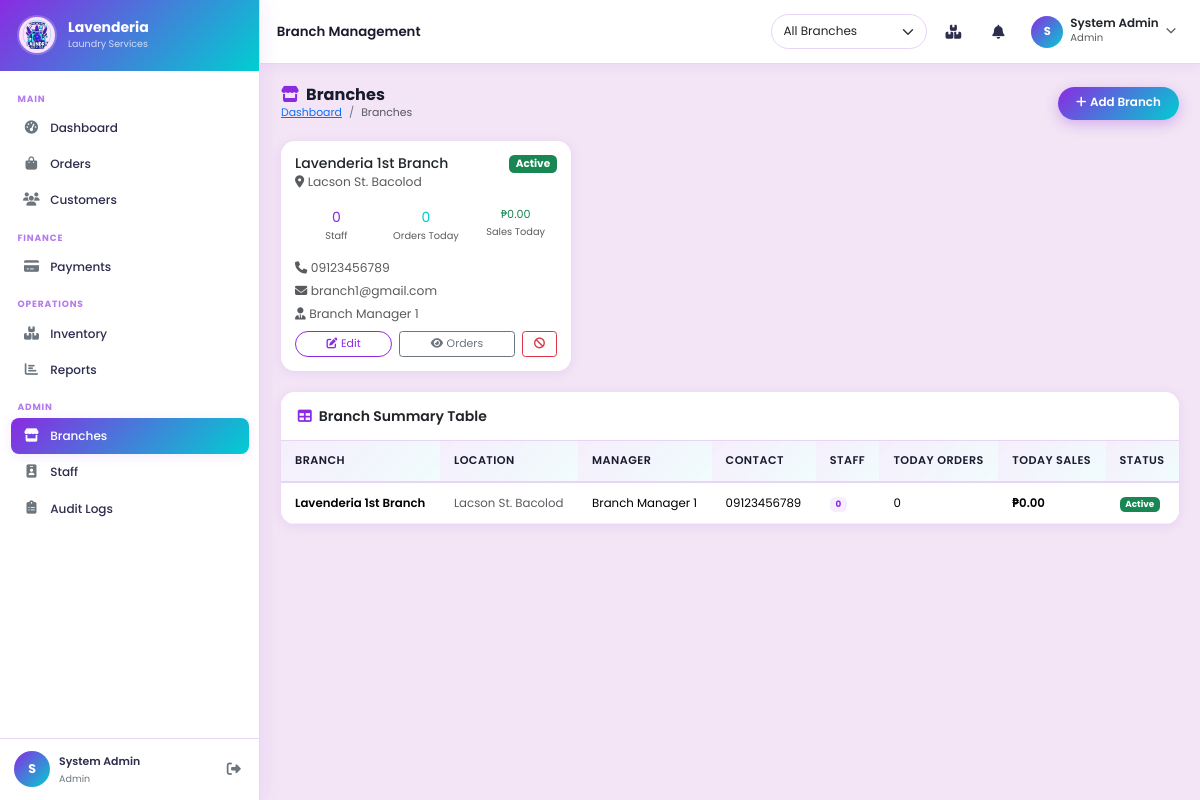
/modules/branches/index.php (signed in), run on the app's committed database.
### tables this page shows
CREATE TABLE `branches` (
  `id` int(11) NOT NULL,
  `name` varchar(120) NOT NULL,
  `location` varchar(255) NOT NULL,
  `contact` varchar(25) DEFAULT NULL,
  `email` varchar(120) DEFAULT NULL,
  `manager_name` varchar(120) DEFAULT NULL,
  `status` enum('active','inactive') DEFAULT 'active',
  `created_at` timestamp NOT NULL DEFAULT current_timestamp(),
  `updated_at` timestamp NOT NULL DEFAULT current_timestamp() ON UPDATE current_timestamp()
);

### config/functions.php (called while the page is built, shortened)
<?php
function e(string $val): string
{
    return htmlspecialchars($val, ENT_QUOTES | ENT_SUBSTITUTE, 'UTF-8');
}
function formatCurrency(float $amount): string
{
    return '₱' . number_format($amount, 2);
}
function getBranches(): array
{
    global $conn;
    if (in_array($_SESSION['role'] ?? '', ['owner', 'admin'], true)) {
        $res = $conn->query("SELECT * FROM branches WHERE status='active' ORDER BY name");
    }
    return $res->fetch_all(MYSQLI_ASSOC);
}

### modules/branches/index.php (the view, shortened to what this page needs)
<?php
require_once '../../config/database.php';
require_once '../../config/functions.php';
require_once '../../includes/head.php';
?>
<div class="app-layout">
<?php require_once '../../includes/sidebar.php'; ?>
<div class="main-content">
<?php require_once '../../includes/navbar.php'; ?>
<div class="page-content">
  <div class="page-header">
    <div>
      <h4><i class="fas fa-store text-purple me-2"></i>Branches</h4>
      <nav><ol class="breadcrumb">
        <li class="breadcrumb-item"><a href="../dashboard/index.php">Dashboard</a></li>
        <li class="breadcrumb-item active">Branches</li>
      </ol></nav>
    </div>
    <button class="btn btn-primary-grad" data-bs-toggle="modal" data-bs-target="#branchModal">
      <i class="fas fa-plus me-1"></i>Add Branch
    </button>
  </div>
  <div class="row g-3 mb-4">
    <?php foreach ($branches as $b): ?>
    <div class="col-md-6 col-xl-4">
      <div class="card h-100 <?= $b['status']==='inactive'?'opacity-60':'' ?>">
        <div class="card-body">
          <div class="d-flex align-items-start justify-content-between mb-3">
            <div>
              <h6 class="fw-700 mb-0"><?= e($b['name']) ?></h6>
              <div class="text-muted small"><i class="fas fa-map-marker-alt me-1"></i><?= e($b['location']) ?></div>
            </div>
            <span class="badge <?= $b['status']==='active'?'bg-success':'bg-secondary' ?>">
              <?= ucfirst($b['status']) ?>
            </span>
          </div>
          <div class="row g-2 mb-3">
            <div class="col-4 text-center">
              <div class="fw-700 text-purple"><?= $b['staff_count'] ?? 0 ?></div>
              <div class="text-muted" style="font-size:.7rem">Staff</div>
            </div>
            <div class="col-4 text-center">
              <div class="fw-700 text-cyan"><?= $b['today_orders'] ?? 0 ?></div>
              <div class="text-muted" style="font-size:.7rem">Orders Today</div>
            </div>
            <div class="col-4 text-center">
              <div class="fw-700 text-success" style="font-size:.8rem"><?= formatCurrency((float)($b['today_sales'] ?? 0)) ?></div>
              <div class="text-muted" style="font-size:.7rem">Sales Today</div>
            </div>
          </div>
          <div class="row g-1 mb-2">
            <?php if ($b['contact']): ?>
            <div class="col-12 small text-muted"><i class="fas fa-phone me-1"></i><?= e($b['contact']) ?></div>
            <?php endif; ?>
            <?php if ($b['email']): ?>
            <div class="col-12 small text-muted"><i class="fas fa-envelope me-1"></i><?= e($b['email']) ?></div>
            <?php endif; ?>
            <?php if ($b['manager_name']): ?>
            <div class="col-12 small text-muted"><i class="fas fa-user-tie me-1"></i><?= e($b['manager_name']) ?></div>
            <?php endif; ?>
          </div>
          <div class="d-flex gap-2 mt-2">
            <button class="btn btn-sm btn-outline-primary flex-fill"
                    onclick='editBranch(<?= json_encode($b) ?>)'
                    data-bs-toggle="modal" data-bs-target="#branchModal">
              <i class="fas fa-edit me-1"></i>Edit
            </button>
            <a href="<?= SITE_URL ?>/modules/orders/index.php?branch_id=<?= $b['id'] ?>"
               class="btn btn-sm btn-outline-secondary flex-fill">
              <i class="fas fa-eye me-1"></i>Orders
            </a>
            <?php if ($b['status'] === 'active'): ?>
            <a href="?delete=<?= $b['id'] ?>" class="btn btn-sm btn-outline-danger"
               onclick="return confirm('Deactivate branch <?= e(addslashes($b['name'])) ?>?')">
              <i class="fas fa-ban"></i>
            </a>
            <?php endif; ?>
          </div>
        </div>
      </div>
    </div>
    <?php endforeach; ?>
  </div>
  <div class="card table-card">
    <div class="card-header"><i class="fas fa-table text-purple me-2"></i>Branch Summary Table</div>
    <div class="table-responsive">
      <table class="table mb-0">
        <thead>
          <tr><th>Branch</th><th>Location</th><th>Manager</th><th>Contact</th><th>Staff</th><th>Today Orders</th><th>Today Sales</th><th>Status</th></tr>
        </thead>
        <tbody>
          <?php foreach ($branches as $b): ?>
          <tr>
            <td class="fw-600"><?= e($b['name']) ?></td>
            <td class="text-muted small"><?= e($b['location']) ?></td>
            <td><?= e($b['manager_name'] ?? '—') ?></td>
            <td><?= e($b['contact'] ?? '—') ?></td>
            <td><span class="badge bg-purple-soft text-purple"><?= $b['staff_count'] ?? 0 ?></span></td>
            <td><?= $b['today_orders'] ?? 0 ?></td>
            <td class="fw-600"><?= formatCurrency((float)($b['today_sales'] ?? 0)) ?></td>
            <td><span class="badge <?= $b['status']==='active'?'bg-success':'bg-secondary' ?>"><?= ucfirst($b['status']) ?></span></td>
          </tr>
          <?php endforeach; ?>
        </tbody>
      </table>
    </div>
  </div>
</div>
<?php require_once '../../includes/footer.php'; ?>

### assets/css/style.css (style rules this page uses)
:root { --primary: #8A2BE2; --primary-d: #6A0DAD; --primary-light: #B57BEE; --secondary: #00CED1; --sec-light: #40E0D0; --bg: #F3E5F5; --bg-card: #FFFFFF; --dark: #1A1A2E; --text: #2D2D4E; --muted: #6c757d; --border: #E8D5F5; --gradient: linear-gradient(135deg, #8A2BE2 0%, #00CED1 100%); --gradient-d: linear-gradient(135deg, #6A0DAD 0%, #00A8B0 100%); --shadow-sm: 0 2px 12px rgba(138,43,226,.10); --shadow-md: 0 6px 24px rgba(138,43,226,.16); --shadow-lg: 0 12px 40px rgba(138,43,226,.22); --sidebar-w: 260px; --navbar-h: 64px; --radius: 14px; --radius-sm: 8px; font-size: 14px; }
*, *::before, *::after { box-sizing: border-box; }
body { font-family: 'Poppins', 'Segoe UI', sans-serif; background: var(--bg); color: var(--text); margin: 0; padding: 0; line-height: 1.6; }
.app-layout { display: flex; min-height: 100vh; }
.main-content { margin-left: var(--sidebar-w); flex: 1; display: flex; flex-direction: column; min-height: 100vh; transition: margin-left .28s ease; }
.page-content { padding: 1.5rem; flex: 1; }
.page-header { display: flex; align-items: center; justify-content: space-between; margin-bottom: 1.4rem; flex-wrap: wrap; gap: .5rem; }
.page-header h4 { font-weight: 700; color: var(--dark); margin: 0; font-size: 1.15rem; }
.page-header .breadcrumb { font-size: .78rem; margin: 0; --bs-breadcrumb-divider-color: var(--muted); }
.card { border: none; border-radius: var(--radius); box-shadow: var(--shadow-sm); background: var(--bg-card); transition: box-shadow .2s; }
.card-header { background: #fff; border-bottom: 1px solid var(--border); border-radius: var(--radius) var(--radius) 0 0 !important; padding: .9rem 1.2rem; font-weight: 600; }
.btn-primary-grad { background: var(--gradient); border: none; color: #fff; border-radius: 50px; padding: .55rem 1.3rem; font-weight: 600; font-size: .85rem; transition: opacity .18s, box-shadow .18s; box-shadow: 0 4px 14px rgba(138,43,226,.3); }
.btn-outline-primary { border-color: var(--primary); color: var(--primary); border-radius: 50px; font-size: .85rem; }
.btn-sm { padding: .3rem .8rem; font-size: .78rem; }
.table-card { border-radius: var(--radius); overflow: hidden; box-shadow: var(--shadow-sm); }
.table thead th { background: linear-gradient(135deg, rgba(138,43,226,.08), rgba(0,206,209,.06)); color: var(--dark); font-weight: 600; font-size: .8rem; text-transform: uppercase; letter-spacing: .04em; border-bottom: 2px solid var(--border); padding: .8rem 1rem; white-space: nowrap; }
.table tbody td { padding: .75rem 1rem; vertical-align: middle; font-size: .84rem; border-color: #F5ECFF; }
.text-purple { color: var(--primary) !important; }
.text-cyan { color: var(--secondary) !important; }
.bg-purple-soft { background: rgba(138,43,226,.08); }
.fw-600 { font-weight: 600; }
.card, .stat-card { animation: fadeInUp .35s ease forwards; }

### data on the page
branches: name "Lavenderia 1st Branch", location "Lacson St. Bacolod", status "Active", staff_count "0", today_orders "0", today_sales "₱0.00", contact "09123456789", email "branch1@gmail.com", manager_name "Branch Manager 1"

### other printed values
substr($_SESSION['full_name'] ?? 'U', 0, 1) "S"
$_SESSION['full_name'] "System Admin"
$role "Admin"
$navTitle "Branch Management"
